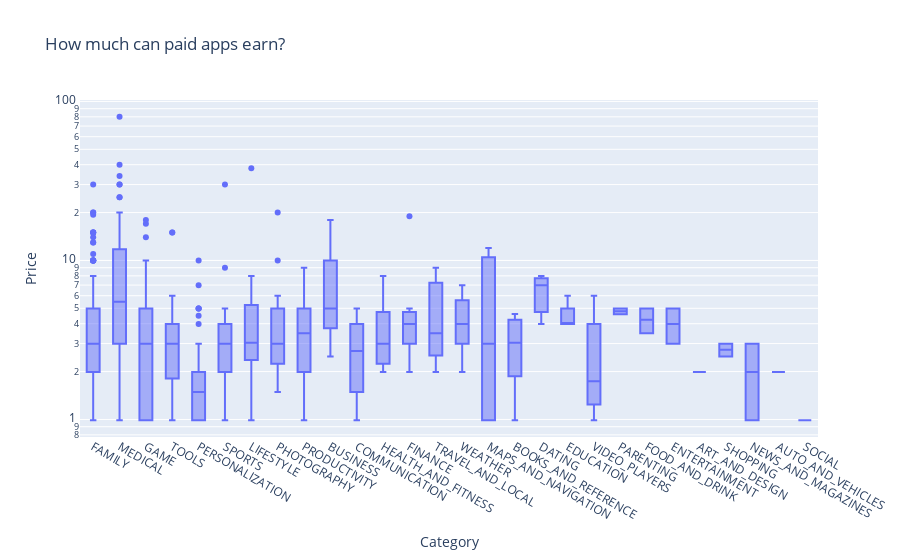

The cell this chart's notebook holds for it:
### Code cell
box_revenue = px.box(df_apps_paid,x="Category",y="Price",title="How much can paid apps earn?")
box_revenue.update_layout(yaxis=dict(type="log"))
box_revenue.update_xaxes(categoryorder="total descending")

### Figure 1 — Plotly figure (JSON) as saved in the notebook; plotly's stock layout.template omitted (floating-point values rounded to 4 significant figures; data arrays with more than 128 entries replaced by an {"elided": "..."} marker saying what was removed)
{"data": [{"alignmentgroup": "True", "hovertemplate": "Category=%{x}<br>Price=%{y}<extra></extra>", "legendgroup": "", "marker": {"color": "#636efa"}, "name": "", "notched": false, "offsetgroup": "", "orientation": "v", "showlegend": false, "type": "box", "x": {"elided": "588 str values"}, "x0": " ", "xaxis": "x", "y": {"elided": "588 float values"}, "y0": " ", "yaxis": "y"}], "layout": {"boxmode": "group", "legend": {"tracegroupgap": 0}, "title": {"text": "How much can paid apps earn?"}, "xaxis": {"anchor": "y", "categoryorder": "total descending", "domain": [0, 1], "title": {"text": "Category"}}, "yaxis": {"anchor": "x", "domain": [0, 1], "title": {"text": "Price"}, "type": "log"}}}
